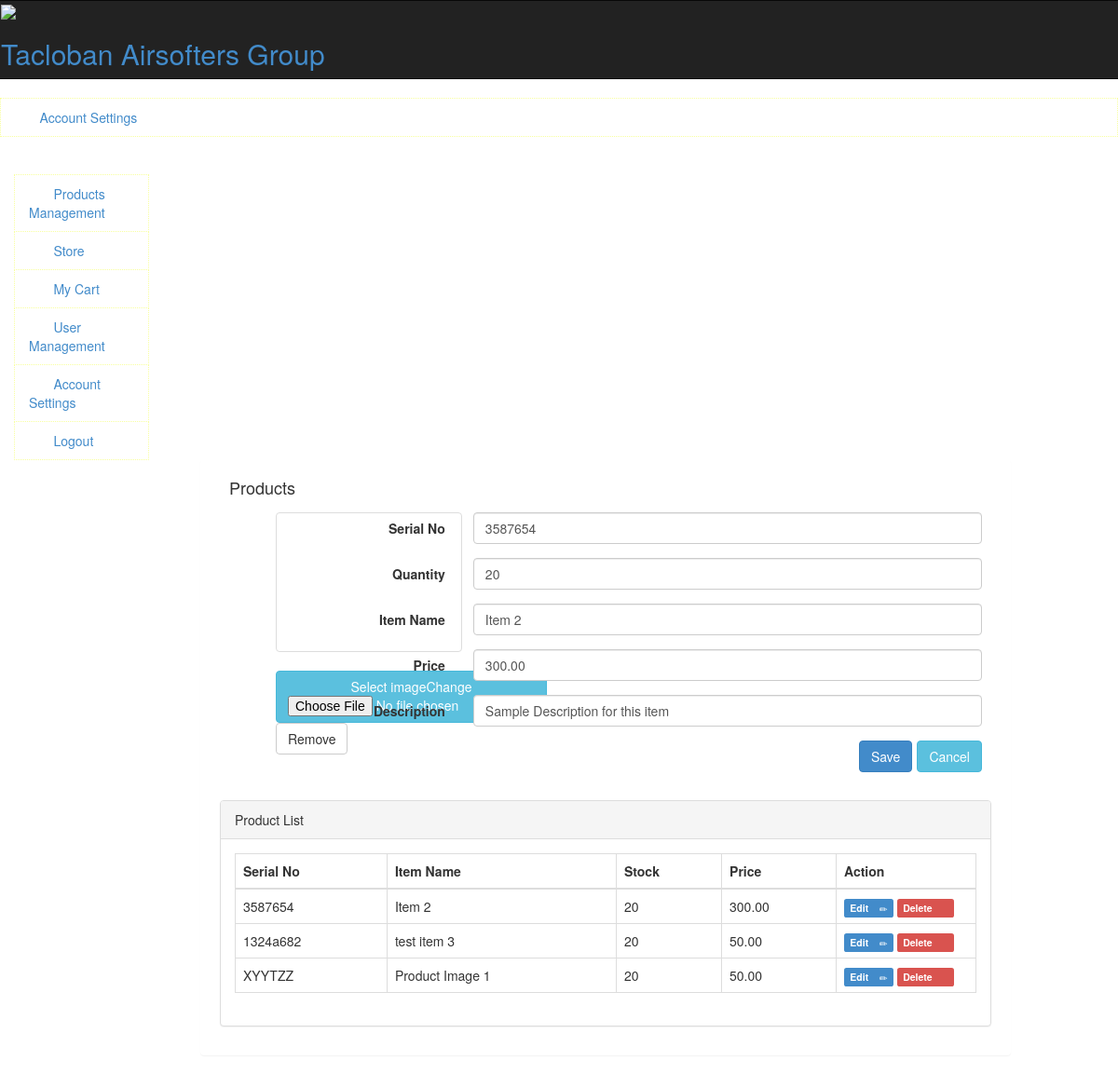
Screenshot of /products/edit/2 with the database file from the repository.
### tables this page shows
CREATE TABLE `products` (
  `id` int(11) NOT NULL,
  `item_name` varchar(255) NOT NULL,
  `quantity` int(11) NOT NULL,
  `serial` varchar(255) NOT NULL,
  `price` double(11,2) NOT NULL,
  `image` text NOT NULL,
  `short_description` text NOT NULL
);

### application/controllers/Admin.php (called while the page is built, shortened)
<?php
class Admin extends CI_Controller
{
    public function products($id = 0)
    {
        $this->load->model('home');
        if ($id == 0) {
            $data['product'] = array(
                'id' => '',
                'item_name' => '',
                'serial' => '',
                'quantity' => '',
                'price' => '',
                'image' => 'no_image.png',
                'short_description' => ''
            );
        } else {
            $data['product'] = $this->home->getProductRecord($id);
        }
        $this->load->view('templates/header');
        $this->load->view('templates/nav');
        $this->load->view('templates/admin_nav');
        $this->load->view('pages/admin/product_list', $data);
        $this->load->view('templates/footer');
    }
}

### index.php (called while the page is built, shortened)
<?php
require_once BASEPATH.'core/CodeIgniter.php';

### application/models/home.php (called while the page is built, shortened)
<?php
Class Home extends CI_Model
{
    public function getProducts()
    {
        return $this->db->get('products')->result_array();
    }
    public function getProductRecord($id)
    {
        $this->db->where('id', $id);
        return $this->db->get('products')->row_array();
    }
}

### application/views/pages/admin/product_list.php (the view, shortened to what this page needs)
<?php
$product_record = $this->home->getProducts();
?>
<div class="col-md-2">
</div>
<div class="col-md-9 body-container">
    <div class="panel p-body">
        <div class="panel-heading search">
            <div class="col-md-6">
                <h4>Products</h4>
            </div>
        </div>
        <br/>
        <div class="panel-body">
            <form class="form-horizontal" action="/save_products" method="post" enctype="multipart/form-data">
                <div class="col-md-1">
                    <div class="form-group" style="margin-left: 50px;">
                        <div class="fileinput fileinput-new" data-provides="fileinput">
                            <div class="fileinput-preview thumbnail" data-trigger="fileinput" style="width: 200px; height: 150px;">
                            </div>
                            <div>
                                <span class="btn btn-info btn-file"><span class="fileinput-new">Select image</span><span class="fileinput-exists">Change</span><input type="file" name="picture"></span>
                                <a href="#" class="btn btn-default fileinput-exists" data-dismiss="fileinput">Remove</a>
                            </div>
                        </div>
                    </div>
                </div>
                <div class="col-md-11">
                    <div class="form-group">
                        <label for="" class="col-sm-3 control-label">Serial No</label>
                        <div class="col-sm-9">
                            <input type="text" class="form-control" name="serial" required value="<?= $product['serial'] ?>">
                        </div>
                    </div>
                    <div class="form-group">
                        <label for="" class="col-sm-3 control-label">Quantity</label>
                        <div class="col-sm-9">
                            <input type="number" class="form-control" name="quantity" required  value="<?= $product['quantity'] ?>">
                        </div>
                    </div>
                    <div class="form-group">
                        <label for="" class="col-sm-3 control-label">Item Name</label>
                        <div class="col-sm-9">
                            <input type="text" class="form-control" name="item_name" required value="<?= $product['item_name'] ?>">
                        </div>
                    </div>
                    <div class="form-group">
                        <label for="" class="col-sm-3 control-label">Price</label>
                        <div class="col-sm-9">
                            <input type="text" class="form-control" name="price" required value="<?= $product['price'] ?>">
                        </div>
                    </div>
                    <div class="form-group">
                        <label for="" class="col-sm-3 control-label">Description</label>
                        <div class="col-sm-9">
                            <input type="text" class="form-control" name="short_description" required value="<?= $product['short_description'] ?>">
                        </div>
                    </div>
                    <div class="form-group">
                        <div class="col-sm-offset-3 col-sm-9">
                            <a href="/products" class="btn btn-info" style="float:right;margin-left: 5px;">Cancel</a>
                            <button class="btn btn-primary" style="float:right;" type="submit">Save</button>
                        </div>
                    </div>
                </div>
            </form>
        </div>
        <div class="panel panel-default"
             style="margin-bottom:30px;margin-right: 20px;margin-left: 20px;">
            <div class="panel-heading">
                Product List
            </div>
            <div class="panel-body">
                <table class="table table-bordered">
                    <tr>
                        <th>Serial No</th>
                        <th>Item Name</th>
                        <th>Stock</th>
                        <th>Price</th>
                        <th>Action</th>
                    </tr>
                    <tbody>
                    <?php foreach ($product_record as $val) { ?>
                        <tr>
                            <td><?= $val['serial'] ?></td>
                            <td><?= $val['item_name'] ?></td>
                            <td><?= $val['quantity'] ?></td>
                            <td><?= $val['price'] ?></td>
                            <td style="width: 150px">
                                <a href="/products/edit/<?= $val['id'] ?>" class="label label-primary">Edit &nbsp;&nbsp; <span class="glyphicon glyphicon-pencil"></span></a>
                                <a href="/products/delete/<?= $val['id'] ?>" class="label label-danger" onclick="confirm('Are you sure you want to delete this item ?')">Delete &nbsp;&nbsp;<span class="glyphicon glyphicon-trash"></span></a>
                            </td>
                        </tr>
                    <?php } ?>
                    </tbody>
                </table>
            </div>
        </div>
    </div>
</div>

### rows the page displays
products: serial "3587654", quantity "20", item_name "Item 2", price "300.00", short_description "Sample Description for this item"
products: serial "1324a682", item_name "test item 3", quantity "20", price "50.00"
products: serial "XYYTZZ", item_name "Product Image 1", quantity "20", price "50.00"
